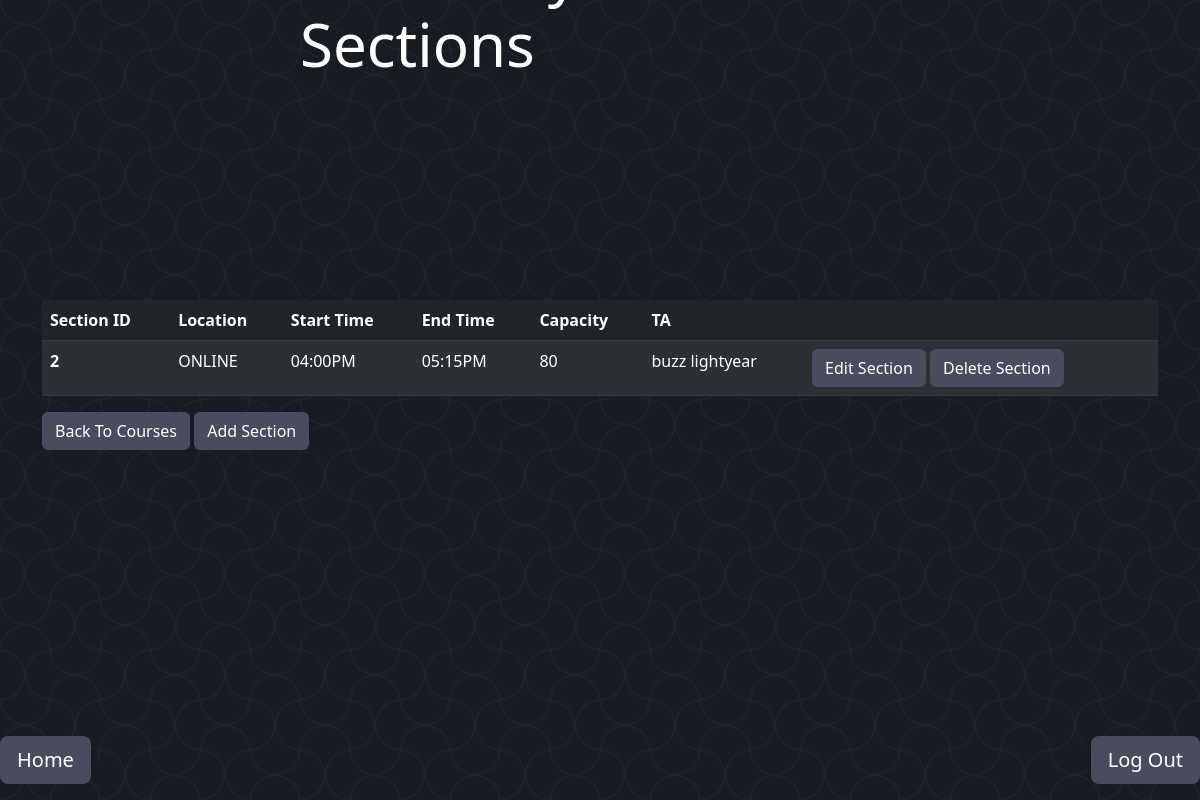
Page /sections/101/ (signed in) on the committed database.
### Management/models.py (models this page shows, shortened)
class Section(models.Model):
    sectionID = models.IntegerField(primary_key=True)
    location = models.CharField(max_length=8)
    startTime = models.CharField(max_length=7)
    endTime = models.CharField(max_length=7)
    capacity = models.IntegerField()
    TA = models.ForeignKey(User, on_delete=models.SET_NULL, null=True)
    courseID = models.ForeignKey(Course, on_delete=models.CASCADE)
    @staticmethod
    def getSectionsFromCourse(courseID):
        if not isinstance(courseID, int):
            raise ValidationError("CourseID must be an Integer")
        if not Course.objects.get(courseID=courseID):
            raise ObjectDoesNotExist("No course exists with the given courseID")
        return Section.objects.filter(courseID=courseID)

class User(models.Model):
    email = models.EmailField(max_length=20, primary_key=True)
    lName = models.CharField(max_length=30, null=True, default='')
    fName = models.CharField(max_length=30, null=True, default='')
    password = models.CharField(max_length=20)
    phone = models.CharField(max_length=15)
    role = models.PositiveSmallIntegerField(
        choices=(
            (1, "Supervisor"),
            (2, "Instructor"),
            (3, "TA")
        ))

### Management/views.py (the view)
# urls.py: path('sections/<int:course_id>/', sections.as_view(), name='sections'),
class sections(View):
    def get(self, request, course_id):
        if 'messageS' not in request.session:
            request.session['messageS'] = ""
        msg = request.session['messageS']
        request.session['messageS'] = ""
        course = Course.getCourse(course_id)
        sectionList = Section.getSectionsFromCourse(course_id)
        userRole = request.session['roleSession']
        context = {'course': course, 'sections': sectionList, 'roleTemplate': userRole, "message": msg}
        return render(request, 'main/Section/sections.html', context)

### Management/models.py (called while the page is built)
    @staticmethod
    def getCourse(courseID):
        return get_object_or_404(Course, pk=courseID)

### templates/main/Section/sections.html (shortened to what this page needs)
{% extends 'basePages.html' %}
{% block header %}
    {{ course.courseName }} Sections
{% endblock header %}
{% block content %}
    <div class="container">
        <table class="table table-dark table-striped" style="color: white">
            <thead>
                <th scope="col">Section ID</th>
                <th scope="col">Location</th>
                <th scope="col">Start Time</th>
                <th scope="col">End Time</th>
                <th scope="col">Capacity</th>
                <th scope="col">TA</th>
                {% if roleTemplate != 3 %}
                    <th scope="col"></th>
                {% endif %}
            </thead>
            <tbody>
                {% for section in sections %}
                    <tr>
                        <th scope="row">{{ section.sectionID }}</th>
                        <td>{{ section.location }}</td>
                        <td>{{ section.startTime }}</td>
                        <td>{{ section.endTime }}</td>
                        <td>{{ section.capacity }}</td>
                        <td>{{ section.TA.fName}} {{ section.TA.lName }}</td>
                        {% if roleTemplate != 3 %}
                            <td>
                                <a class="btn" href="{% url 'sectionEdit' course.courseID section.sectionID %}" role="button" style="color: white; background-color: #494b5f">Edit Section</a>
                                <a class="btn" href="{% url 'sectionDelete' course.courseID section.sectionID %}" role="button" style="color: white; background-color: #494b5f">Delete Section</a>
                            </td>
                        {% endif %}
                    </tr>
                {% endfor %}
            </tbody>
        </table>
    </div>
    <div class="container">
        <a class="btn" href="{% url 'courses' %}" role="button" style="color: white; background-color: #494b5f">Back To Courses</a>
        {% if roleTemplate != 3 %}
            <a class="btn" href="{% url 'sectionAdd' course.courseID %}" role="button" style="color: white; background-color: #494b5f">Add Section</a>
        {% endif %}
    </div>
{% endblock content %}

### static/css/style.css (style rules this page uses)
body { background-color: #282934; color: white !important; --s: 50px; --c: #191b22; --_s: calc(2*var(--s)) calc(2*var(--s)); --_g: 35.36% 35.36% at; --_c: #0000 66%,#20222a 68% 70%,#0000 72%; background: radial-gradient(var(--_g) 100% 25%,var(--_c)) var(--s) var(--s)/var(--_s), radial-gradient(var(--_g) 0 75%,var(--_c)) var(--s) var(--s)/var(--_s), radial-gradient(var(--_g) 100% 25%,var(--_c)) 0 0/var(--_s), radial-gradient(var(--_g) 0 75%,var(--_c)) 0 0/var(--_s), repeating-conic-gradient(var(--c) 0 25%,#0000 0 50%) 0 0/var(--_s), radial-gradient(var(--_c)) 0 calc(var(--s)/2)/var(--s) var(--s) var(--c); background-attachment: fixed; }

### rows in the picture
Section: sectionID "2", location "ONLINE", startTime "04:00PM", endTime "05:15PM", capacity "80", TA.fName "buzz", TA.lName "lightyear"
